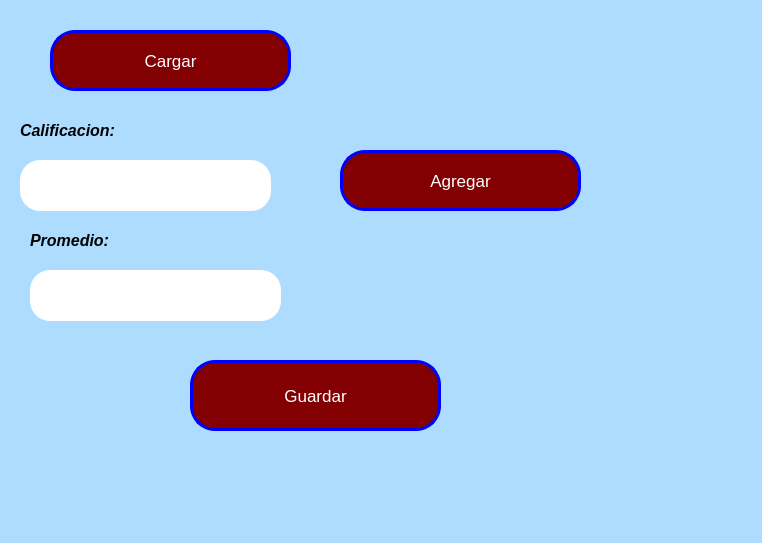
<?xml version="1.0" encoding="UTF-8"?>
<ui version="4.0">
 <class>MainWindow</class>
 <widget class="QMainWindow" name="MainWindow">
  <property name="geometry">
   <rect>
    <x>0</x>
    <y>0</y>
    <width>762</width>
    <height>543</height>
   </rect>
  </property>
  <property name="windowTitle">
   <string>MainWindow</string>
  </property>
  <property name="styleSheet">
   <string notr="true">background-color: rgb(174, 220, 255);</string>
  </property>
  <widget class="QWidget" name="centralwidget">
   <widget class="QPushButton" name="btn_Cargar">
    <property name="geometry">
     <rect>
      <x>50</x>
      <y>30</y>
      <width>241</width>
      <height>61</height>
     </rect>
    </property>
    <property name="font">
     <font>
      <pointsize>13</pointsize>
      <weight>50</weight>
      <bold>false</bold>
     </font>
    </property>
    <property name="styleSheet">
     <string notr="true">background-color: rgb(130, 0, 2);
color: rgb(255, 255, 255);
border-radius:25px;
border: 3px solid blue;</string>
    </property>
    <property name="text">
     <string>Cargar</string>
    </property>
   </widget>
   <widget class="QLineEdit" name="txt_Calificacion">
    <property name="geometry">
     <rect>
      <x>20</x>
      <y>160</y>
      <width>251</width>
      <height>51</height>
     </rect>
    </property>
    <property name="font">
     <font>
      <pointsize>15</pointsize>
      <weight>50</weight>
      <italic>true</italic>
      <bold>false</bold>
     </font>
    </property>
    <property name="styleSheet">
     <string notr="true">background-color: rgb(255, 255, 255);
border-radius:20px;
</string>
    </property>
    <property name="text">
     <string/>
    </property>
    <property name="alignment">
     <set>Qt::AlignCenter</set>
    </property>
   </widget>
   <widget class="QLabel" name="label">
    <property name="geometry">
     <rect>
      <x>20</x>
      <y>120</y>
      <width>151</width>
      <height>21</height>
     </rect>
    </property>
    <property name="text">
     <string>&lt;html&gt;&lt;head/&gt;&lt;body&gt;&lt;p&gt;&lt;span style=&quot; font-size:12pt; font-weight:600; font-style:italic;&quot;&gt;Calificacion:&lt;/span&gt;&lt;/p&gt;&lt;/body&gt;&lt;/html&gt;</string>
    </property>
   </widget>
   <widget class="QLabel" name="label_4">
    <property name="geometry">
     <rect>
      <x>30</x>
      <y>230</y>
      <width>151</width>
      <height>21</height>
     </rect>
    </property>
    <property name="text">
     <string>&lt;html&gt;&lt;head/&gt;&lt;body&gt;&lt;p&gt;&lt;span style=&quot; font-size:12pt; font-weight:600; font-style:italic;&quot;&gt;Promedio:&lt;/span&gt;&lt;/p&gt;&lt;/body&gt;&lt;/html&gt;</string>
    </property>
   </widget>
   <widget class="QLineEdit" name="txt_Resultado">
    <property name="geometry">
     <rect>
      <x>30</x>
      <y>270</y>
      <width>251</width>
      <height>51</height>
     </rect>
    </property>
    <property name="font">
     <font>
      <pointsize>15</pointsize>
      <weight>50</weight>
      <italic>true</italic>
      <bold>false</bold>
     </font>
    </property>
    <property name="styleSheet">
     <string notr="true">background-color: rgb(255, 255, 255);
border-radius:20px;
</string>
    </property>
    <property name="text">
     <string/>
    </property>
    <property name="alignment">
     <set>Qt::AlignCenter</set>
    </property>
   </widget>
   <widget class="QPushButton" name="btn_Guardar">
    <property name="geometry">
     <rect>
      <x>190</x>
      <y>360</y>
      <width>251</width>
      <height>71</height>
     </rect>
    </property>
    <property name="font">
     <font>
      <pointsize>13</pointsize>
      <weight>50</weight>
      <bold>false</bold>
     </font>
    </property>
    <property name="styleSheet">
     <string notr="true">background-color: rgb(130, 0, 2);
color: rgb(255, 255, 255);
border-radius:25px;
border: 3px solid blue;</string>
    </property>
    <property name="text">
     <string>Guardar</string>
    </property>
   </widget>
   <widget class="QPushButton" name="btn_Agregar">
    <property name="geometry">
     <rect>
      <x>340</x>
      <y>150</y>
      <width>241</width>
      <height>61</height>
     </rect>
    </property>
    <property name="font">
     <font>
      <pointsize>13</pointsize>
      <weight>50</weight>
      <bold>false</bold>
     </font>
    </property>
    <property name="styleSheet">
     <string notr="true">background-color: rgb(130, 0, 2);
color: rgb(255, 255, 255);
border-radius:25px;
border: 3px solid blue;</string>
    </property>
    <property name="text">
     <string>Agregar</string>
    </property>
   </widget>
  </widget>
  <widget class="QMenuBar" name="menubar">
   <property name="geometry">
    <rect>
     <x>0</x>
     <y>0</y>
     <width>762</width>
     <height>26</height>
    </rect>
   </property>
  </widget>
  <widget class="QStatusBar" name="statusbar"/>
 </widget>
 <resources/>
 <connections/>
</ui>
